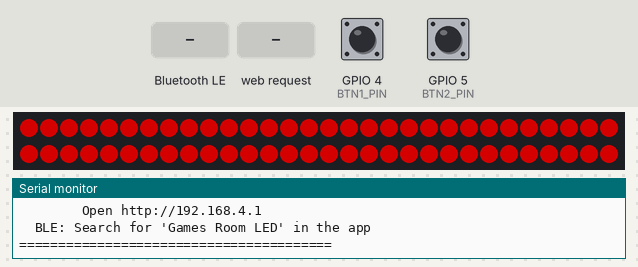
Bench run of a sketch on a simulated ESP32-C6. Parts: 60 RGB LEDs in strip order, left to right, continuing on the next row, the last lines printed to the serial monitor. The test bench sets the inputs (shaded band); at power-on: GPIO 4 (BTN1_PIN) HIGH, GPIO 5 (BTN2_PIN) HIGH. Dim RGB values are drawn brighter than linear; nothing arrives over Bluetooth unless stated; a phone connects over Bluetooth LE 3 s after start.

Above: at 4.3 s.
4.4 s: Bluetooth LE write "200" received
At 5.5 s:
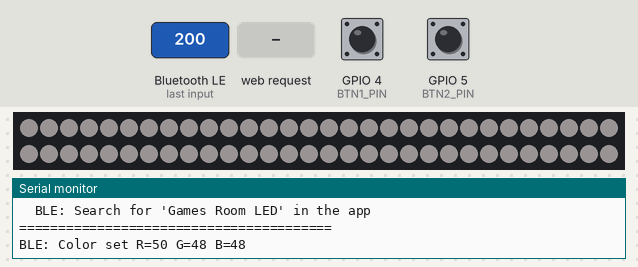
5.9 s: GPIO 4 (BTN1_PIN) pulled LOW for 0.15 s
6.6 s: Bluetooth LE write "200" received
8.1 s: GPIO 4 (BTN1_PIN) pulled LOW for 0.15 s
At 8.68 s:
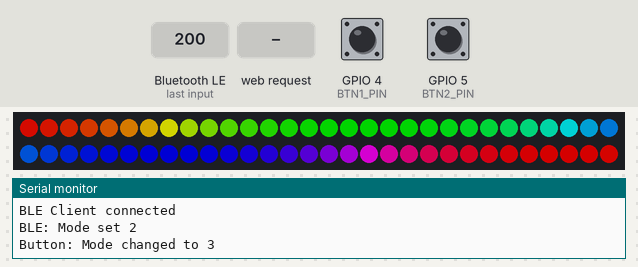
8.8 s: HTTP request GET /brightness?r=1&g=1&b=1 received
At 9.9 s:
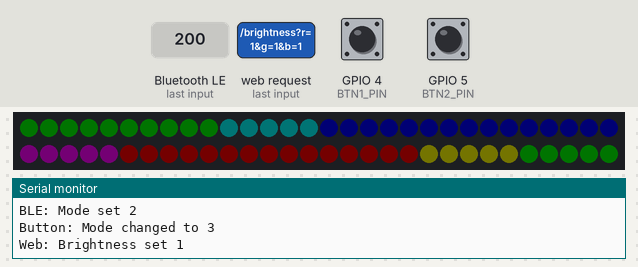
10.5 s: Bluetooth LE write "0" received
At 10.93 s:
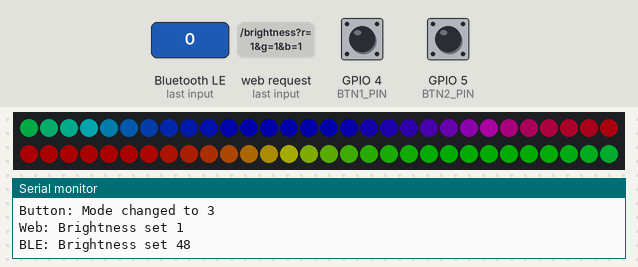

Measured:
- after the input at 4.4 s, the LEDs: first change at once (image 1 shows a later state)
- after the input at 8.8 s, the LEDs: first change at once (image 3 shows a later state)
- after the input at 10.5 s, the LEDs: change after 0.28 s (image 4)

The sketch:

waveshare_c6.ino
```cpp
/*
 * RGB LED Controller for Waveshare ESP32-C6
 * Controls WS2812B LEDs via BLE + WiFi Web Server + Physical Buttons
 *
 * Waveshare ESP32-C6 Pinout:
 *   LED Strip:
 *     5V  -> 5V
 *     GND -> GND
 *     DI  -> GPIO1
 *
 *   Button 1 (On/Off + Mode):
 *     COM -> GPIO4
 *     NO  -> GND
 *
 *   Button 2 (Color Cycle):
 *     COM -> GPIO5
 *     NO  -> GND
 *
 * Control Methods:
 *   1. Buttons - Button 1: Long press=On/Off, Short press=Mode cycle
 *                Button 2: Short press=Color cycle
 *   2. BLE - Use the Android app (search for "Games Room LED")
 *   3. WiFi - Connect to "Games Room LED" network, open http://192.168.4.1
 */

#include <Adafruit_NeoPixel.h>
#include <WiFi.h>
#include <WebServer.h>
#include <BLEDevice.h>
#include <BLEServer.h>
#include <BLEUtils.h>
#include <BLE2902.h>

// WiFi AP Settings
const char* ap_ssid = "Games Room LED";
const char* ap_password = "12345678";
WebServer server(80);

// LED Configuration - GPIO1 for Waveshare ESP32-C6
#define LED_PIN 1
#define NUM_LEDS 60

// Button Configuration - GPIO4 and GPIO5 are general purpose on C6
#define BTN1_PIN 4  // On/Off (long press) + Mode (short press)
#define BTN2_PIN 5  // Color cycle

#define DEBOUNCE_MS 50
#define LONG_PRESS_MS 800

// BLE UUIDs
#define SERVICE_UUID        "19B10000-E8F2-537E-4F6C-D104768A1214"
#define COLOR_CHAR_UUID     "19B10001-E8F2-537E-4F6C-D104768A1214"
#define MODE_CHAR_UUID      "19B10002-E8F2-537E-4F6C-D104768A1214"
#define BRIGHTNESS_CHAR_UUID "19B10003-E8F2-537E-4F6C-D104768A1214"

// Modes
enum LedMode {
  MODE_NORMAL = 0,
  MODE_PULSE = 1,
  MODE_STROBE = 2,
  MODE_RAINBOW = 3,
  MODE_COUNT = 4
};

// Preset colors (RGB)
const uint8_t presetColors[][3] = {
  {255, 0, 0},     // Red
  {255, 69, 0},    // Orange Red
  {255, 165, 0},   // Orange
  {255, 255, 0},   // Yellow
  {173, 255, 47},  // Green Yellow
  {0, 255, 0},     // Green
  {0, 250, 154},   // Medium Spring Green
  {0, 255, 255},   // Cyan
  {30, 144, 255},  // Dodger Blue
  {0, 0, 255},     // Blue
  {138, 43, 226},  // Blue Violet
  {255, 0, 255},   // Magenta
  {255, 20, 147},  // Deep Pink
  {255, 255, 255}, // White
  {255, 215, 0}    // Gold
};
const int numPresetColors = sizeof(presetColors) / sizeof(presetColors[0]);

// Global state
Adafruit_NeoPixel strip(NUM_LEDS, LED_PIN, NEO_GRB + NEO_KHZ800);
BLEServer* pServer = nullptr;
BLECharacteristic* pColorChar = nullptr;
BLECharacteristic* pModeChar = nullptr;
BLECharacteristic* pBrightnessChar = nullptr;

bool deviceConnected = false;
bool oldDeviceConnected = false;

uint8_t currentR = 255;
uint8_t currentG = 0;
uint8_t currentB = 0;
uint8_t currentBrightness = 128;
LedMode currentMode = MODE_NORMAL;
bool ledsOn = true;
int currentColorIndex = 0;

// Animation state
unsigned long lastUpdate = 0;
int pulseValue = 0;
int pulseDirection = 1;
bool strobeState = false;
uint16_t rainbowHue = 0;

// Button state
struct ButtonState {
  bool lastState;
  bool currentState;
  unsigned long pressedTime;
  unsigned long releasedTime;
  bool isPressed;
  bool longPressHandled;
};

ButtonState btn1 = {HIGH, HIGH, 0, 0, false, false};
ButtonState btn2 = {HIGH, HIGH, 0, 0, false, false};

// BLE Server Callbacks
class ServerCallbacks : public BLEServerCallbacks {
  void onConnect(BLEServer* pServer) {
    deviceConnected = true;
    Serial.println("BLE Client connected");
  }

  void onDisconnect(BLEServer* pServer) {
    deviceConnected = false;
    Serial.println("BLE Client disconnected");
  }
};

// Color Characteristic Callback
class ColorCallbacks : public BLECharacteristicCallbacks {
  void onWrite(BLECharacteristic* pCharacteristic) {
    String value = pCharacteristic->getValue();
    if (value.length() >= 3) {
      currentR = (uint8_t)value[0];
      currentG = (uint8_t)value[1];
      currentB = (uint8_t)value[2];
      Serial.printf("BLE: Color set R=%d G=%d B=%d\n", currentR, currentG, currentB);
    }
  }
};

// Mode Characteristic Callback
class ModeCallbacks : public BLECharacteristicCallbacks {
  void onWrite(BLECharacteristic* pCharacteristic) {
    String value = pCharacteristic->getValue();
    if (value.length() >= 1) {
      currentMode = (LedMode)((uint8_t)value[0] % MODE_COUNT);
      pulseValue = 0;
      pulseDirection = 1;
      Serial.printf("BLE: Mode set %d\n", currentMode);
    }
  }
};

// Brightness Characteristic Callback
class BrightnessCallbacks : public BLECharacteristicCallbacks {
  void onWrite(BLECharacteristic* pCharacteristic) {
    String value = pCharacteristic->getValue();
    if (value.length() >= 1) {
      currentBrightness = (uint8_t)value[0];
      strip.setBrightness(currentBrightness);
      Serial.printf("BLE: Brightness set %d\n", currentBrightness);
    }
  }
};

// Web page HTML
const char index_html[] PROGMEM = R"rawliteral(
<!DOCTYPE html>
<html>
<head>
  <meta name="viewport" content="width=device-width, initial-scale=1">
  <title>Games Room LED</title>
  <style>
    * { box-sizing: border-box; margin: 0; padding: 0; }
    body {
      font-family: -apple-system, BlinkMacSystemFont, sans-serif;
      background: #1a1a2e; color: white; padding: 20px;
      min-height: 100vh;
    }
    h1 { text-align: center; margin-bottom: 30px; font-size: 24px; }
    .section { background: #16213e; border-radius: 12px; padding: 20px; margin-bottom: 20px; }
    .section h2 { font-size: 16px; margin-bottom: 15px; color: #888; }
    .color-grid { display: grid; grid-template-columns: repeat(5, 1fr); gap: 10px; }
    .color-btn {
      aspect-ratio: 1; border-radius: 50%; border: 3px solid transparent;
      cursor: pointer; transition: transform 0.2s, border-color 0.2s;
    }
    .color-btn:hover { transform: scale(1.1); }
    .color-btn.active { border-color: white; }
    .custom-color { display: flex; gap: 10px; margin-top: 15px; align-items: center; }
    .custom-color input[type="color"] {
      width: 60px; height: 40px; border: none; border-radius: 8px; cursor: pointer;
    }
    .custom-color button {
      flex: 1; padding: 12px; background: #0f3460; border: none; border-radius: 8px;
      color: white; font-size: 16px; cursor: pointer;
    }
    .mode-btns { display: grid; grid-template-columns: repeat(2, 1fr); gap: 10px; }
    .mode-btn {
      padding: 15px; border: none; border-radius: 8px;
      font-size: 14px; cursor: pointer; transition: background 0.2s;
      background: #0f3460; color: white;
    }
    .mode-btn.active { background: #e94560; }
    .slider-container { margin-top: 15px; }
    .slider-container input { width: 100%; height: 8px; -webkit-appearance: none;
      background: #0f3460; border-radius: 4px; outline: none; }
    .slider-container input::-webkit-slider-thumb {
      -webkit-appearance: none; width: 24px; height: 24px;
      background: #e94560; border-radius: 50%; cursor: pointer;
    }
    .preview {
      height: 60px; border-radius: 8px; margin-bottom: 20px;
      background: rgb(255, 0, 0); transition: background 0.3s;
    }
    .power-btn {
      width: 100%; padding: 20px; font-size: 18px; border: none; border-radius: 8px;
      cursor: pointer; transition: background 0.2s;
      background: #e94560; color: white;
    }
    .power-btn.off { background: #333; }
    .info { text-align: center; color: #666; font-size: 12px; margin-top: 20px; }
  </style>
</head>
<body>
  <h1>Games Room LED</h1>
  <div class="preview" id="preview"></div>

  <div class="section">
    <button class="power-btn" id="powerBtn" onclick="togglePower()">POWER ON</button>
  </div>

  <div class="section">
    <h2>COLOR</h2>
    <div class="color-grid" id="colors"></div>
    <div class="custom-color">
      <input type="color" id="customColor" value="#ff0000">
      <button onclick="applyCustom()">Apply Custom</button>
    </div>
  </div>

  <div class="section">
    <h2>MODE</h2>
    <div class="mode-btns">
      <button class="mode-btn active" onclick="setMode(0, this)">Normal</button>
      <button class="mode-btn" onclick="setMode(1, this)">Pulse</button>
      <button class="mode-btn" onclick="setMode(2, this)">Strobe</button>
      <button class="mode-btn" onclick="setMode(3, this)">Rainbow</button>
    </div>
  </div>

  <div class="section">
    <h2>BRIGHTNESS</h2>
    <div class="slider-container">
      <input type="range" min="5" max="255" value="128" id="brightness" onchange="setBrightness(this.value)">
    </div>
  </div>

  <p class="info">Games Room LED Controller</p>

  <script>
    const colors = [
      '#FF0000', '#FF4500', '#FFA500', '#FFFF00', '#ADFF2F',
      '#00FF00', '#00FA9A', '#00FFFF', '#1E90FF', '#0000FF',
      '#8A2BE2', '#FF00FF', '#FF1493', '#FFFFFF', '#FFD700'
    ];

    let powerOn = true;

    const grid = document.getElementById('colors');
    colors.forEach((c, i) => {
      const btn = document.createElement('button');
      btn.className = 'color-btn' + (i === 0 ? ' active' : '');
      btn.style.background = c;
      btn.onclick = () => setColor(c, btn);
      grid.appendChild(btn);
    });

    function setColor(hex, btn) {
      document.querySelectorAll('.color-btn').forEach(b => b.classList.remove('active'));
      if(btn) btn.classList.add('active');
      document.getElementById('preview').style.background = hex;
      document.getElementById('customColor').value = hex;
      const r = parseInt(hex.slice(1,3), 16);
      const g = parseInt(hex.slice(3,5), 16);
      const b = parseInt(hex.slice(5,7), 16);
      fetch('/color?r=' + r + '&g=' + g + '&b=' + b);
    }

    function applyCustom() {
      const hex = document.getElementById('customColor').value;
      document.querySelectorAll('.color-btn').forEach(b => b.classList.remove('active'));
      setColor(hex, null);
    }

    function setMode(m, btn) {
      document.querySelectorAll('.mode-btn').forEach(b => b.classList.remove('active'));
      btn.classList.add('active');
      fetch('/mode?m=' + m);
    }

    function setBrightness(v) {
      fetch('/brightness?b=' + v);
    }

    function togglePower() {
      powerOn = !powerOn;
      const btn = document.getElementById('powerBtn');
      btn.textContent = powerOn ? 'POWER ON' : 'POWER OFF';
      btn.classList.toggle('off', !powerOn);
      fetch('/power?on=' + (powerOn ? '1' : '0'));
    }
  </script>
</body>
</html>
)rawliteral";

void handleRoot() {
  server.send(200, "text/html", index_html);
}

void handleColor() {
  if (server.hasArg("r") && server.hasArg("g") && server.hasArg("b")) {
    currentR = server.arg("r").toInt();
    currentG = server.arg("g").toInt();
    currentB = server.arg("b").toInt();
    Serial.printf("Web: Color set R=%d G=%d B=%d\n", currentR, currentG, currentB);
  }
  server.send(200, "text/plain", "OK");
}

void handleMode() {
  if (server.hasArg("m")) {
    currentMode = (LedMode)(server.arg("m").toInt() % MODE_COUNT);
    pulseValue = 0;
    pulseDirection = 1;
    Serial.printf("Web: Mode set %d\n", currentMode);
  }
  server.send(200, "text/plain", "OK");
}

void handleBrightness() {
  if (server.hasArg("b")) {
    currentBrightness = server.arg("b").toInt();
    strip.setBrightness(currentBrightness);
    Serial.printf("Web: Brightness set %d\n", currentBrightness);
  }
  server.send(200, "text/plain", "OK");
}

void handlePower() {
  if (server.hasArg("on")) {
    ledsOn = server.arg("on").toInt() == 1;
    Serial.printf("Web: Power %s\n", ledsOn ? "ON" : "OFF");
  }
  server.send(200, "text/plain", "OK");
}

void setupWiFi() {
  WiFi.mode(WIFI_AP);
  WiFi.softAP(ap_ssid, ap_password);

  IPAddress IP = WiFi.softAPIP();
  Serial.print("WiFi AP started - SSID: ");
  Serial.println(ap_ssid);
  Serial.print("Connect and browse to: http://");
  Serial.println(IP);

  server.on("/", handleRoot);
  server.on("/color", handleColor);
  server.on("/mode", handleMode);
  server.on("/brightness", handleBrightness);
  server.on("/power", handlePower);
  server.begin();
}

void setupBLE() {
  BLEDevice::init("Games Room LED");

  pServer = BLEDevice::createServer();
  pServer->setCallbacks(new ServerCallbacks());

  BLEService* pService = pServer->createService(SERVICE_UUID);

  // Color characteristic (RGB - 3 bytes)
  pColorChar = pService->createCharacteristic(
    COLOR_CHAR_UUID,
    BLECharacteristic::PROPERTY_READ | BLECharacteristic::PROPERTY_WRITE
  );
  pColorChar->setCallbacks(new ColorCallbacks());
  uint8_t initColor[3] = {currentR, currentG, currentB};
  pColorChar->setValue(initColor, 3);

  // Mode characteristic (1 byte: 0=normal, 1=pulse, 2=strobe, 3=rainbow)
  pModeChar = pService->createCharacteristic(
    MODE_CHAR_UUID,
    BLECharacteristic::PROPERTY_READ | BLECharacteristic::PROPERTY_WRITE
  );
  pModeChar->setCallbacks(new ModeCallbacks());
  uint8_t initMode = currentMode;
  pModeChar->setValue(&initMode, 1);

  // Brightness characteristic (1 byte: 0-255)
  pBrightnessChar = pService->createCharacteristic(
    BRIGHTNESS_CHAR_UUID,
    BLECharacteristic::PROPERTY_READ | BLECharacteristic::PROPERTY_WRITE
  );
  pBrightnessChar->setCallbacks(new BrightnessCallbacks());
  pBrightnessChar->setValue(&currentBrightness, 1);

  pService->start();

  BLEAdvertising* pAdvertising = BLEDevice::getAdvertising();
  pAdvertising->addServiceUUID(SERVICE_UUID);
  pAdvertising->setScanResponse(true);
  pAdvertising->setMinPreferred(0x06);
  BLEDevice::startAdvertising();

  Serial.println("BLE advertising started - look for 'Games Room LED'");
}

void setupButtons() {
  pinMode(BTN1_PIN, INPUT_PULLUP);
  pinMode(BTN2_PIN, INPUT_PULLUP);
  Serial.println("Buttons initialized on GPIO4 and GPIO5");
}

void handleButtons() {
  unsigned long currentMillis = millis();

  // Read button states (LOW = pressed due to INPUT_PULLUP)
  bool btn1Reading = digitalRead(BTN1_PIN);
  bool btn2Reading = digitalRead(BTN2_PIN);

  // Button 1: Long press = On/Off, Short press = Mode cycle
  if (btn1Reading != btn1.lastState) {
    btn1.lastState = btn1Reading;

    if (btn1Reading == LOW) {
      // Button pressed
      btn1.pressedTime = currentMillis;
      btn1.isPressed = true;
      btn1.longPressHandled = false;
    } else {
      // Button released
      btn1.releasedTime = currentMillis;
      btn1.isPressed = false;

      // Check for short press (only if long press wasn't handled)
      if (!btn1.longPressHandled && (btn1.releasedTime - btn1.pressedTime) >= DEBOUNCE_MS) {
        // Short press - cycle mode
        currentMode = (LedMode)((currentMode + 1) % MODE_COUNT);
        pulseValue = 0;
        pulseDirection = 1;
        Serial.printf("Button: Mode changed to %d\n", currentMode);
      }
    }
  }

  // Check for long press while button is held
  if (btn1.isPressed && !btn1.longPressHandled) {
    if ((currentMillis - btn1.pressedTime) >= LONG_PRESS_MS) {
      // Long press - toggle on/off
      ledsOn = !ledsOn;
      btn1.longPressHandled = true;
      Serial.printf("Button: LEDs %s\n", ledsOn ? "ON" : "OFF");
    }
  }

  // Button 2: Short press = Color cycle
  if (btn2Reading != btn2.lastState) {
    btn2.lastState = btn2Reading;

    if (btn2Reading == LOW) {
      // Button pressed
      btn2.pressedTime = currentMillis;
      btn2.isPressed = true;
    } else {
      // Button released
      btn2.releasedTime = currentMillis;
      btn2.isPressed = false;

      // Short press - cycle color
      if ((btn2.releasedTime - btn2.pressedTime) >= DEBOUNCE_MS) {
        currentColorIndex = (currentColorIndex + 1) % numPresetColors;
        currentR = presetColors[currentColorIndex][0];
        currentG = presetColors[currentColorIndex][1];
        currentB = presetColors[currentColorIndex][2];
        Serial.printf("Button: Color changed to R=%d G=%d B=%d\n", currentR, currentG, currentB);
      }
    }
  }
}

void updateLEDs() {
  // If LEDs are off, clear and return
  if (!ledsOn) {
    strip.clear();
    strip.show();
    return;
  }

  unsigned long currentMillis = millis();

  switch (currentMode) {
    case MODE_NORMAL:
      // Solid color
      for (int i = 0; i < NUM_LEDS; i++) {
        strip.setPixelColor(i, strip.Color(currentR, currentG, currentB));
      }
      break;

    case MODE_PULSE:
      // Pulsing effect - smooth fade in/out
      if (currentMillis - lastUpdate > 10) {
        lastUpdate = currentMillis;
        pulseValue += pulseDirection * 3;
        if (pulseValue >= 255) {
          pulseValue = 255;
          pulseDirection = -1;
        } else if (pulseValue <= 0) {
          pulseValue = 0;
          pulseDirection = 1;
        }

        uint8_t r = (currentR * pulseValue) / 255;
        uint8_t g = (currentG * pulseValue) / 255;
        uint8_t b = (currentB * pulseValue) / 255;

        for (int i = 0; i < NUM_LEDS; i++) {
          strip.setPixelColor(i, strip.Color(r, g, b));
        }
      }
      break;

    case MODE_STROBE:
      // Strobe effect - fast on/off
      if (currentMillis - lastUpdate > 50) {
        lastUpdate = currentMillis;
        strobeState = !strobeState;

        for (int i = 0; i < NUM_LEDS; i++) {
          if (strobeState) {
            strip.setPixelColor(i, strip.Color(currentR, currentG, currentB));
          } else {
            strip.setPixelColor(i, strip.Color(0, 0, 0));
          }
        }
      }
      break;

    case MODE_RAINBOW:
      // Rainbow cycle effect
      if (currentMillis - lastUpdate > 20) {
        lastUpdate = currentMillis;
        rainbowHue += 256;
        if (rainbowHue >= 65536) rainbowHue = 0;

        for (int i = 0; i < NUM_LEDS; i++) {
          uint16_t pixelHue = rainbowHue + (i * 65536L / NUM_LEDS);
          strip.setPixelColor(i, strip.gamma32(strip.ColorHSV(pixelHue)));
        }
      }
      break;

    default:
      break;
  }

  strip.show();
}

void setup() {
  Serial.begin(115200);
  delay(1000);  // Give USB CDC time to initialize
  Serial.println("\n========================================");
  Serial.println("Waveshare ESP32-C6 RGB LED Controller");
  Serial.println("========================================");

  // Initialize LED strip
  strip.begin();
  strip.setBrightness(currentBrightness);
  strip.show();

  // Initialize buttons
  setupButtons();

  // Quick startup animation - green sweep
  Serial.println("Running startup animation...");
  for (int i = 0; i < NUM_LEDS; i++) {
    strip.setPixelColor(i, strip.Color(0, 50, 0));
    strip.show();
    delay(30);
  }
  delay(200);
  strip.clear();
  strip.show();

  // Initialize WiFi AP and web server
  setupWiFi();

  // Initialize BLE
  setupBLE();

  Serial.println("\n--- Ready! ---");
  Serial.println("Control options:");
  Serial.println("  Button 1 (GPIO4): Long press=On/Off, Short press=Mode");
  Serial.println("  Button 2 (GPIO5): Short press=Color cycle");
  Serial.printf("  WiFi: Connect to '%s' (pass: %s)\n", ap_ssid, ap_password);
  Serial.println("        Open http://192.168.4.1");
  Serial.println("  BLE: Search for 'Games Room LED' in the app");
  Serial.println("========================================\n");
}

void loop() {
  // Handle button inputs
  handleButtons();

  // Handle web server requests
  server.handleClient();

  // Handle BLE reconnection
  if (!deviceConnected && oldDeviceConnected) {
    delay(500);
    pServer->startAdvertising();
    Serial.println("BLE: Restarting advertising...");
    oldDeviceConnected = deviceConnected;
  }

  if (deviceConnected && !oldDeviceConnected) {
    oldDeviceConnected = deviceConnected;
  }

  // Update LED animation
  updateLEDs();

  delay(1);
}
```
